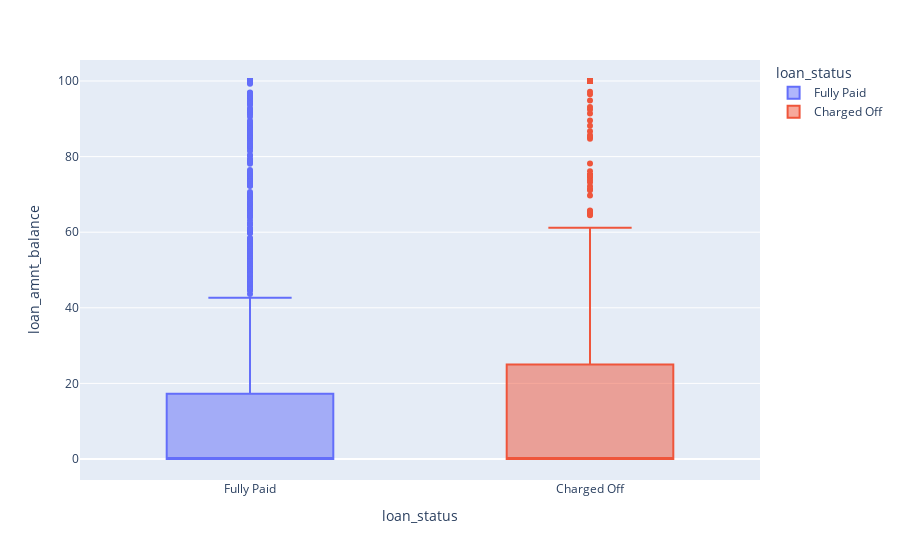

Notebook cell for this chart:
### Markdown cell above
-  We think that higher the value of unutilized loan amount, there will be higher tendency of Borrower Defaulting the Loan.Let's check this.

### Code cell
fig = px.box(loanDataSub, x='loan_status', y='loan_amnt_balance',color='loan_status')
fig.show()

### Figure 1 — Plotly figure (JSON) as saved in the notebook; plotly's stock layout.template omitted (floating-point values rounded to 4 significant figures; data arrays with more than 128 entries replaced by an {"elided": "..."} marker saying what was removed)
{"data": [{"alignmentgroup": "True", "hovertemplate": "loan_status=%{x}<br>loan_amnt_balance=%{y}<extra></extra>", "legendgroup": "Fully Paid", "marker": {"color": "#636efa"}, "name": "Fully Paid", "notched": false, "offsetgroup": "Fully Paid", "orientation": "v", "showlegend": true, "type": "box", "x": {"elided": "10618 str values"}, "x0": " ", "xaxis": "x", "y": {"elided": "10618 float values"}, "y0": " ", "yaxis": "y"}, {"alignmentgroup": "True", "hovertemplate": "loan_status=%{x}<br>loan_amnt_balance=%{y}<extra></extra>", "legendgroup": "Charged Off", "marker": {"color": "#EF553B"}, "name": "Charged Off", "notched": false, "offsetgroup": "Charged Off", "orientation": "v", "showlegend": true, "type": "box", "x": {"elided": "1954 str values"}, "x0": " ", "xaxis": "x", "y": {"elided": "1954 float values"}, "y0": " ", "yaxis": "y"}], "layout": {"boxmode": "overlay", "legend": {"title": {"text": "loan_status"}, "tracegroupgap": 0}, "margin": {"t": 60}, "xaxis": {"anchor": "y", "categoryarray": ["Fully Paid", "Charged Off"], "categoryorder": "array", "domain": [0, 1], "title": {"text": "loan_status"}}, "yaxis": {"anchor": "x", "domain": [0, 1], "title": {"text": "loan_amnt_balance"}}}}
